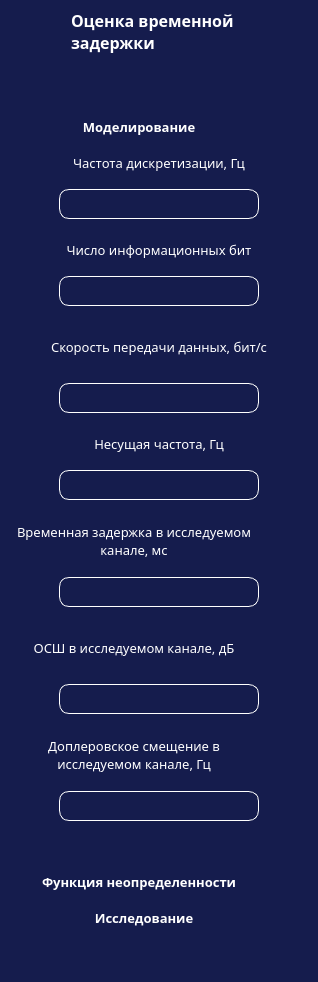
     <widget class="QFrame" name="side_menu_container">
      <property name="minimumSize">
       <size>
        <width>0</width>
        <height>0</height>
       </size>
      </property>
      <property name="maximumSize">
       <size>
        <width>300</width>
        <height>16777215</height>
       </size>
      </property>
      <property name="styleSheet">
       <string notr="true">background-color: rgb(21, 28, 77);
border: none;</string>
      </property>
      <property name="frameShape">
       <enum>QFrame::StyledPanel</enum>
      </property>
      <property name="frameShadow">
       <enum>QFrame::Raised</enum>
      </property>
      <layout class="QVBoxLayout" name="verticalLayout_2">
       <property name="spacing">
        <number>0</number>
       </property>
       <property name="leftMargin">
        <number>0</number>
       </property>
       <property name="topMargin">
        <number>0</number>
       </property>
       <property name="rightMargin">
        <number>0</number>
       </property>
       <property name="bottomMargin">
        <number>0</number>
       </property>
       <item>
        <widget class="QFrame" name="side_menu">
         <property name="minimumSize">
          <size>
           <width>0</width>
           <height>0</height>
          </size>
         </property>
         <property name="styleSheet">
          <string notr="true"/>
         </property>
         <property name="frameShape">
          <enum>QFrame::StyledPanel</enum>
         </property>
         <property name="frameShadow">
          <enum>QFrame::Raised</enum>
         </property>
         <layout class="QVBoxLayout" name="verticalLayout_6">
          <property name="spacing">
           <number>0</number>
          </property>
          <property name="leftMargin">
           <number>0</number>
          </property>
          <property name="topMargin">
           <number>0</number>
          </property>
          <property name="rightMargin">
           <number>0</number>
          </property>
          <property name="bottomMargin">
           <number>0</number>
          </property>
          <item alignment="Qt::AlignHCenter|Qt::AlignTop">
           <widget class="QFrame" name="name_frame">
            <property name="frameShape">
             <enum>QFrame::StyledPanel</enum>
            </property>
            <property name="frameShadow">
             <enum>QFrame::Raised</enum>
            </property>
            <layout class="QHBoxLayout" name="horizontalLayout_3">
             <item>
              <spacer name="horizontalSpacer_2">
               <property name="orientation">
                <enum>Qt::Horizontal</enum>
               </property>
               <property name="sizeHint" stdset="0">
                <size>
                 <width>40</width>
                 <height>20</height>
                </size>
               </property>
              </spacer>
             </item>
             <item alignment="Qt::AlignHCenter|Qt::AlignTop">
              <widget class="QLabel" name="application_name_label">
               <property name="font">
                <font>
                 <family>Century Gothic</family>
                 <pointsize>12</pointsize>
                 <weight>75</weight>
                 <bold>true</bold>
                </font>
               </property>
               <property name="styleSheet">
                <string notr="true">color: rgb(255, 255, 255);</string>
               </property>
               <property name="text">
                <string>Оценка временной задержки</string>
               </property>
               <property name="scaledContents">
                <bool>false</bool>
               </property>
               <property name="alignment">
                <set>Qt::AlignLeading|Qt::AlignLeft|Qt::AlignVCenter</set>
               </property>
               <property name="wordWrap">
                <bool>true</bool>
               </property>
              </widget>
             </item>
             <item alignment="Qt::AlignTop">
              <widget class="QLabel" name="application_icon_label">
               <property name="text">
                <string/>
               </property>
               <property name="pixmap">
                <pixmap>../icons/application_icon.png</pixmap>
               </property>
              </widget>
             </item>
             <item>
              <spacer name="horizontalSpacer">
               <property name="orientation">
                <enum>Qt::Horizontal</enum>
               </property>
               <property name="sizeHint" stdset="0">
                <size>
                 <width>40</width>
                 <height>20</height>
                </size>
               </property>
              </spacer>
             </item>
            </layout>
           </widget>
          </item>
          <item>
           <widget class="QFrame" name="buttons_frame">
            <property name="sizePolicy">
             <sizepolicy hsizetype="Preferred" vsizetype="Expanding">
              <horstretch>0</horstretch>
              <verstretch>0</verstretch>
             </sizepolicy>
            </property>
            <property name="minimumSize">
             <size>
              <width>0</width>
              <height>0</height>
             </size>
            </property>
            <property name="frameShape">
             <enum>QFrame::NoFrame</enum>
            </property>
            <property name="frameShadow">
             <enum>QFrame::Plain</enum>
            </property>
            <layout class="QVBoxLayout" name="verticalLayout_7">
             <item>
              <spacer name="verticalSpacer_2">
               <property name="orientation">
                <enum>Qt::Vertical</enum>
               </property>
               <property name="sizeType">
                <enum>QSizePolicy::Expanding</enum>
               </property>
               <property name="sizeHint" stdset="0">
                <size>
                 <width>300</width>
                 <height>40</height>
                </size>
               </property>
              </spacer>
             </item>
             <item>
              <widget class="QPushButton" name="open_parameters_page_button">
               <property name="minimumSize">
                <size>
                 <width>250</width>
                 <height>30</height>
                </size>
               </property>
               <property name="maximumSize">
                <size>
                 <width>250</width>
                 <height>16777215</height>
                </size>
               </property>
               <property name="font">
                <font>
                 <family>Century Gothic</family>
                 <pointsize>10</pointsize>
                 <weight>75</weight>
                 <bold>true</bold>
                </font>
               </property>
               <property name="styleSheet">
                <string notr="true">color: rgb(255, 255, 255);</string>
               </property>
               <property name="text">
                <string>   Моделирование</string>
               </property>
               <property name="icon">
                <iconset>
                 <normaloff>../icons/help_graphs.png</normaloff>../icons/help_graphs.png</iconset>
               </property>
               <property name="iconSize">
                <size>
                 <width>30</width>
                 <height>30</height>
                </size>
               </property>
              </widget>
             </item>
             <item>
              <widget class="QLabel" name="label_2">
               <property name="minimumSize">
                <size>
                 <width>250</width>
                 <height>30</height>
                </size>
               </property>
               <property name="font">
                <font>
                 <family>Century Gothic</family>
                 <pointsize>10</pointsize>
                 <weight>50</weight>
                 <bold>false</bold>
                </font>
               </property>
               <property name="styleSheet">
                <string notr="true">color: rgb(255, 255, 255);</string>
               </property>
               <property name="text">
                <string>Частота дискретизации, Гц</string>
               </property>
               <property name="alignment">
                <set>Qt::AlignCenter</set>
               </property>
              </widget>
             </item>
             <item>
              <spacer name="verticalSpacer_13">
               <property name="orientation">
                <enum>Qt::Vertical</enum>
               </property>
               <property name="sizeType">
                <enum>QSizePolicy::Fixed</enum>
               </property>
               <property name="sizeHint" stdset="0">
                <size>
                 <width>20</width>
                 <height>5</height>
                </size>
               </property>
              </spacer>
             </item>
             <item alignment="Qt::AlignHCenter">
              <widget class="QLineEdit" name="sampling_rate_edit">
               <property name="sizePolicy">
                <sizepolicy hsizetype="Fixed" vsizetype="Fixed">
                 <horstretch>0</horstretch>
                 <verstretch>0</verstretch>
                </sizepolicy>
               </property>
               <property name="minimumSize">
                <size>
                 <width>200</width>
                 <height>30</height>
                </size>
               </property>
               <property name="maximumSize">
                <size>
                 <width>200</width>
                 <height>16777215</height>
                </size>
               </property>
               <property name="font">
                <font>
                 <family>Century Gothic</family>
                 <pointsize>10</pointsize>
                 <weight>50</weight>
                 <bold>false</bold>
                </font>
               </property>
               <property name="styleSheet">
                <string notr="true">border: 1px solid black;
border-radius: 10px;
border-color: rgb(255, 255, 255);
color: rgb(255, 255, 255);</string>
               </property>
               <property name="alignment">
                <set>Qt::AlignCenter</set>
               </property>
              </widget>
             </item>
             <item>
              <spacer name="verticalSpacer_7">
               <property name="orientation">
                <enum>Qt::Vertical</enum>
               </property>
               <property name="sizeType">
                <enum>QSizePolicy::Fixed</enum>
               </property>
               <property name="sizeHint" stdset="0">
                <size>
                 <width>20</width>
                 <height>10</height>
                </size>
               </property>
              </spacer>
             </item>
             <item>
              <widget class="QLabel" name="label_5">
               <property name="minimumSize">
                <size>
                 <width>250</width>
                 <height>30</height>
                </size>
               </property>
               <property name="font">
                <font>
                 <family>Century Gothic</family>
                 <pointsize>10</pointsize>
                 <weight>50</weight>
                 <bold>false</bold>
                </font>
               </property>
               <property name="styleSheet">
                <string notr="true">color: rgb(255, 255, 255);</string>
               </property>
               <property name="text">
                <string>Число информационных бит</string>
               </property>
               <property name="alignment">
                <set>Qt::AlignCenter</set>
               </property>
              </widget>
             </item>
             <item>
              <spacer name="verticalSpacer_14">
               <property name="orientation">
                <enum>Qt::Vertical</enum>
               </property>
               <property name="sizeType">
                <enum>QSizePolicy::Fixed</enum>
               </property>
               <property name="sizeHint" stdset="0">
                <size>
                 <width>20</width>
                 <height>5</height>
                </size>
               </property>
              </spacer>
             </item>
             <item alignment="Qt::AlignHCenter">
              <widget class="QLineEdit" name="bits_count_edit">
               <property name="minimumSize">
                <size>
                 <width>200</width>
                 <height>30</height>
                </size>
               </property>
               <property name="maximumSize">
                <size>
                 <width>200</width>
                 <height>16777215</height>
                </size>
               </property>
               <property name="font">
                <font>
                 <family>Century Gothic</family>
                 <pointsize>10</pointsize>
                 <weight>50</weight>
                 <bold>false</bold>
                </font>
               </property>
               <property name="styleSheet">
                <string notr="true">border: 1px solid black;
border-radius: 10px;
border-color: rgb(255, 255, 255);
color: rgb(255, 255, 255);</string>
               </property>
               <property name="alignment">
                <set>Qt::AlignCenter</set>
               </property>
              </widget>
             </item>
             <item>
              <spacer name="verticalSpacer_8">
               <property name="orientation">
                <enum>Qt::Vertical</enum>
               </property>
               <property name="sizeType">
                <enum>QSizePolicy::Fixed</enum>
               </property>
               <property name="sizeHint" stdset="0">
                <size>
                 <width>20</width>
                 <height>10</height>
                </size>
               </property>
              </spacer>
             </item>
             <item>
              <widget class="QLabel" name="label_6">
               <property name="minimumSize">
                <size>
                 <width>250</width>
                 <height>50</height>
                </size>
               </property>
               <property name="font">
                <font>
                 <family>Century Gothic</family>
                 <pointsize>10</pointsize>
                 <weight>50</weight>
                 <bold>false</bold>
                 <underline>false</underline>
                </font>
               </property>
               <property name="styleSheet">
                <string notr="true">color: rgb(255, 255, 255);</string>
               </property>
               <property name="inputMethodHints">
                <set>Qt::ImhNone</set>
               </property>
               <property name="text">
                <string>Скорость передачи данных, бит/с</string>
               </property>
               <property name="textFormat">
                <enum>Qt::AutoText</enum>
               </property>
               <property name="alignment">
                <set>Qt::AlignCenter</set>
               </property>
               <property name="wordWrap">
                <bool>true</bool>
               </property>
              </widget>
             </item>
             <item>
              <spacer name="verticalSpacer_15">
               <property name="orientation">
                <enum>Qt::Vertical</enum>
               </property>
               <property name="sizeType">
                <enum>QSizePolicy::Fixed</enum>
               </property>
               <property name="sizeHint" stdset="0">
                <size>
                 <width>20</width>
                 <height>5</height>
                </size>
               </property>
              </spacer>
             </item>
             <item alignment="Qt::AlignHCenter">
              <widget class="QLineEdit" name="bits_per_second_edit">
               <property name="minimumSize">
                <size>
                 <width>200</width>
                 <height>30</height>
                </size>
               </property>
               <property name="maximumSize">
                <size>
                 <width>200</width>
                 <height>16777215</height>
                </size>
               </property>
               <property name="font">
                <font>
                 <family>Century Gothic</family>
                 <pointsize>10</pointsize>
                 <weight>50</weight>
                 <bold>false</bold>
                </font>
               </property>
               <property name="styleSheet">
                <string notr="true">border: 1px solid black;
border-radius: 10px;
border-color: rgb(255, 255, 255);
color: rgb(255, 255, 255);</string>
               </property>
               <property name="frame">
                <bool>true</bool>
               </property>
               <property name="alignment">
                <set>Qt::AlignCenter</set>
               </property>
               <property name="placeholderText">
                <string/>
               </property>
              </widget>
             </item>
             <item>
              <spacer name="verticalSpacer_9">
               <property name="orientation">
                <enum>Qt::Vertical</enum>
               </property>
               <property name="sizeType">
                <enum>QSizePolicy::Fixed</enum>
               </property>
               <property name="sizeHint" stdset="0">
                <size>
                 <width>20</width>
                 <height>10</height>
                </size>
               </property>
              </spacer>
             </item>
             <item>
              <widget class="QLabel" name="label_7">
               <property name="minimumSize">
                <size>
                 <width>250</width>
                 <height>30</height>
                </size>
               </property>
               <property name="font">
                <font>
                 <family>Century Gothic</family>
                 <pointsize>10</pointsize>
                 <weight>50</weight>
                 <bold>false</bold>
                </font>
               </property>
               <property name="styleSheet">
                <string notr="true">color: rgb(255, 255, 255);</string>
               </property>
               <property name="text">
                <string>Несущая частота, Гц</string>
               </property>
               <property name="alignment">
                <set>Qt::AlignCenter</set>
               </property>
              </widget>
             </item>
             <item>
              <spacer name="verticalSpacer_16">
               <property name="orientation">
                <enum>Qt::Vertical</enum>
               </property>
               <property name="sizeType">
                <enum>QSizePolicy::Fixed</enum>
               </property>
               <property name="sizeHint" stdset="0">
                <size>
                 <width>20</width>
                 <height>5</height>
                </size>
               </property>
              </spacer>
             </item>
             <item alignment="Qt::AlignHCenter">
              <widget class="QLineEdit" name="signal_freq_edit">
               <property name="minimumSize">
                <size>
                 <width>200</width>
                 <height>30</height>
                </size>
               </property>
               <property name="maximumSize">
                <size>
                 <width>200</width>
                 <height>16777215</height>
                </size>
               </property>
               <property name="font">
                <font>
                 <family>Century Gothic</family>
                 <pointsize>10</pointsize>
                 <weight>50</weight>
                 <bold>false</bold>
                </font>
               </property>
               <property name="styleSheet">
                <string notr="true">border: 1px solid black;
border-radius: 10px;
border-color: rgb(255, 255, 255);
color: rgb(255, 255, 255);</string>
               </property>
               <property name="alignment">
                <set>Qt::AlignCenter</set>
               </property>
              </widget>
             </item>
             <item>
              <spacer name="verticalSpacer_10">
               <property name="orientation">
                <enum>Qt::Vertical</enum>
               </property>
               <property name="sizeType">
                <enum>QSizePolicy::Fixed</enum>
               </property>
               <property name="sizeHint" stdset="0">
                <size>
                 <width>20</width>
                 <height>10</height>
                </size>
               </property>
              </spacer>
             </item>
             <item>
              <widget class="QLabel" name="label_8">
               <property name="minimumSize">
                <size>
                 <width>250</width>
                 <height>50</height>
                </size>
               </property>
               <property name="maximumSize">
                <size>
                 <width>250</width>
                 <height>16777215</height>
                </size>
               </property>
               <property name="font">
                <font>
                 <family>Century Gothic</family>
                 <pointsize>10</pointsize>
                 <weight>50</weight>
                 <bold>false</bold>
                </font>
               </property>
               <property name="styleSheet">
                <string notr="true">color: rgb(255, 255, 255);</string>
               </property>
               <property name="text">
                <string>Временная задержка в исследуемом канале, мс</string>
               </property>
               <property name="alignment">
                <set>Qt::AlignCenter</set>
               </property>
               <property name="wordWrap">
                <bool>true</bool>
               </property>
              </widget>
             </item>
             <item>
              <spacer name="verticalSpacer_17">
               <property name="orientation">
                <enum>Qt::Vertical</enum>
               </property>
               <property name="sizeType">
                <enum>QSizePolicy::Fixed</enum>
               </property>
               <property name="sizeHint" stdset="0">
                <size>
                 <width>20</width>
                 <height>5</height>
                </size>
               </property>
              </spacer>
             </item>
             <item alignment="Qt::AlignHCenter">
              <widget class="QLineEdit" name="time_delay_edit">
               <property name="minimumSize">
                <size>
                 <width>200</width>
                 <height>30</height>
                </size>
               </property>
               <property name="maximumSize">
                <size>
                 <width>200</width>
                 <height>16777215</height>
                </size>
               </property>
               <property name="font">
                <font>
                 <family>Century Gothic</family>
                 <pointsize>10</pointsize>
                 <weight>50</weight>
                 <bold>false</bold>
                </font>
               </property>
               <property name="styleSheet">
                <string notr="true">border: 1px solid black;
border-radius: 10px;
border-color: rgb(255, 255, 255);
color: rgb(255, 255, 255);</string>
               </property>
               <property name="alignment">
                <set>Qt::AlignCenter</set>
               </property>
               <property name="readOnly">
                <bool>false</bool>
               </property>
              </widget>
             </item>
             <item>
              <spacer name="verticalSpacer_11">
               <property name="orientation">
                <enum>Qt::Vertical</enum>
               </property>
               <property name="sizeType">
                <enum>QSizePolicy::Fixed</enum>
               </property>
               <property name="sizeHint" stdset="0">
                <size>
                 <width>20</width>
                 <height>10</height>
                </size>
               </property>
              </spacer>
             </item>
             <item>
              <widget class="QLabel" name="label_9">
               <property name="minimumSize">
                <size>
                 <width>250</width>
                 <height>50</height>
                </size>
               </property>
               <property name="maximumSize">
                <size>
                 <width>250</width>
                 <height>16777215</height>
                </size>
               </property>
               <property name="font">
                <font>
                 <family>Century Gothic</family>
                 <pointsize>10</pointsize>
                 <weight>50</weight>
                 <bold>false</bold>
                </font>
               </property>
               <property name="styleSheet">
                <string notr="true">color: rgb(255, 255, 255);</string>
               </property>
               <property name="text">
                <string>ОСШ в исследуемом канале, дБ</string>
               </property>
               <property name="alignment">
                <set>Qt::AlignCenter</set>
               </property>
               <property name="wordWrap">
                <bool>true</bool>
               </property>
              </widget>
             </item>
             <item>
              <spacer name="verticalSpacer_18">
               <property name="orientation">
                <enum>Qt::Vertical</enum>
               </property>
               <property name="sizeType">
                <enum>QSizePolicy::Fixed</enum>
               </property>
               <property name="sizeHint" stdset="0">
                <size>
                 <width>20</width>
                 <height>5</height>
                </size>
               </property>
              </spacer>
             </item>
             <item alignment="Qt::AlignHCenter">
              <widget class="QLineEdit" name="snr_edit">
               <property name="minimumSize">
                <size>
                 <width>200</width>
                 <height>30</height>
                </size>
               </property>
               <property name="maximumSize">
                <size>
                 <width>200</width>
                 <height>16777215</height>
                </size>
               </property>
               <property name="font">
                <font>
                 <family>Century Gothic</family>
                 <pointsize>10</pointsize>
                 <weight>50</weight>
                 <bold>false</bold>
                </font>
               </property>
               <property name="styleSheet">
                <string notr="true">border: 1px solid black;
border-radius: 10px;
border-color: rgb(255, 255, 255);
color: rgb(255, 255, 255);</string>
               </property>
               <property name="alignment">
                <set>Qt::AlignCenter</set>
               </property>
              </widget>
             </item>
             <item>
              <spacer name="verticalSpacer_12">
               <property name="orientation">
                <enum>Qt::Vertical</enum>
               </property>
               <property name="sizeType">
                <enum>QSizePolicy::Fixed</enum>
               </property>
               <property name="sizeHint" stdset="0">
                <size>
                 <width>20</width>
                 <height>10</height>
                </size>
               </property>
              </spacer>
             </item>
             <item>
              <widget class="QLabel" name="label_4">
               <property name="minimumSize">
                <size>
                 <width>250</width>
                 <height>50</height>
                </size>
               </property>
               <property name="maximumSize">
                <size>
                 <width>250</width>
                 <height>16777215</height>
                </size>
               </property>
               <property name="font">
                <font>
                 <family>Century Gothic</family>
                 <pointsize>10</pointsize>
                </font>
               </property>
               <property name="styleSheet">
                <string notr="true">color: rgb(255, 255, 255);</string>
               </property>
               <property name="text">
                <string>Доплеровское смещение в исследуемом канале, Гц</string>
               </property>
               <property name="alignment">
                <set>Qt::AlignCenter</set>
               </property>
               <property name="wordWrap">
                <bool>true</bool>
               </property>
              </widget>
             </item>
             <item>
              <spacer name="verticalSpacer_19">
               <property name="orientation">
                <enum>Qt::Vertical</enum>
               </property>
               <property name="sizeType">
                <enum>QSizePolicy::Fixed</enum>
               </property>
               <property name="sizeHint" stdset="0">
                <size>
                 <width>20</width>
                 <height>5</height>
                </size>
               </property>
              </spacer>
             </item>
             <item alignment="Qt::AlignHCenter">
              <widget class="QLineEdit" name="doppler_edit">
               <property name="sizePolicy">
                <sizepolicy hsizetype="Expanding" vsizetype="Fixed">
                 <horstretch>200</horstretch>
                 <verstretch>0</verstretch>
                </sizepolicy>
               </property>
               <property name="minimumSize">
                <size>
                 <width>200</width>
                 <height>30</height>
                </size>
               </property>
               <property name="maximumSize">
                <size>
                 <width>200</width>
                 <height>16777215</height>
                </size>
               </property>
               <property name="font">
                <font>
                 <family>Century Gothic</family>
                 <pointsize>10</pointsize>
                </font>
               </property>
               <property name="styleSheet">
                <string notr="true">border: 1px solid black;
border-radius: 10px;
border-color: rgb(255, 255, 255);
color: rgb(255, 255, 255);</string>
               </property>
               <property name="alignment">
                <set>Qt::AlignCenter</set>
               </property>
              </widget>
             </item>
             <item>
              <spacer name="verticalSpacer_6">
               <property name="orientation">
                <enum>Qt::Vertical</enum>
               </property>
               <property name="sizeHint" stdset="0">
                <size>
                 <width>20</width>
                 <height>40</height>
                </size>
               </property>
              </spacer>
             </item>
             <item>
              <widget class="QPushButton" name="open_function_page_button">
               <property name="minimumSize">
                <size>
                 <width>250</width>
                 <height>30</height>
                </size>
               </property>
               <property name="maximumSize">
                <size>
                 <width>250</width>
                 <height>16777215</height>
                </size>
               </property>
               <property name="font">
                <font>
                 <family>Century Gothic</family>
                 <pointsize>10</pointsize>
                 <weight>75</weight>
                 <bold>true</bold>
                </font>
               </property>
               <property name="styleSheet">
                <string notr="true">color: rgb(255, 255, 255);</string>
               </property>
               <property name="text">
                <string>   Функция неопределенности</string>
               </property>
               <property name="icon">
                <iconset>
                 <normaloff>../icons/help_graphs.png</normaloff>../icons/help_graphs.png</iconset>
               </property>
               <property name="iconSize">
                <size>
                 <width>30</width>
                 <height>30</height>
                </size>
               </property>
              </widget>
             </item>
             <item>
              <widget class="QPushButton" name="open_research_page_button">
               <property name="minimumSize">
                <size>
                 <width>260</width>
                 <height>30</height>
                </size>
               </property>
               <property name="maximumSize">
                <size>
                 <width>250</width>
                 <height>16777215</height>
                </size>
               </property>
               <property name="font">
                <font>
                 <family>Century Gothic</family>
                 <pointsize>10</pointsize>
                 <weight>75</weight>
                 <bold>true</bold>
                </font>
               </property>
               <property name="styleSheet">
                <string notr="true">color: rgb(255, 255, 255);</string>
               </property>
               <property name="text">
                <string>   Исследование</string>
               </property>
               <property name="icon">
                <iconset>
                 <normaloff>../icons/research.png</normaloff>../icons/research.png</iconset>
               </property>
               <property name="iconSize">
                <size>
                 <width>30</width>
                 <height>30</height>
                </size>
               </property>
              </widget>
             </item>
             <item>
              <spacer name="verticalSpacer">
               <property name="orientation">
                <enum>Qt::Vertical</enum>
               </property>
               <property name="sizeHint" stdset="0">
                <size>
                 <width>20</width>
                 <height>40</height>
                </size>
               </property>
              </spacer>
             </item>
            </layout>
           </widget>
          </item>
         </layout>
        </widget>
       </item>
      </layout>
     </widget>
